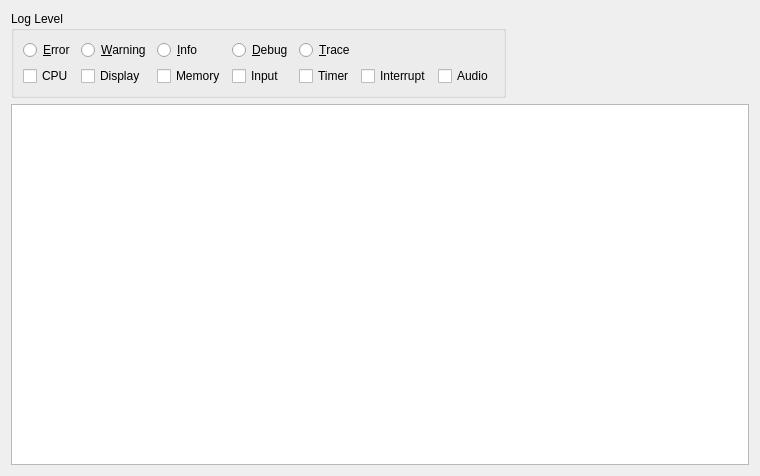
<?xml version="1.0" encoding="UTF-8"?>
<ui version="4.0">
 <class>LogWindow</class>
 <widget class="QDialog" name="LogWindow">
  <property name="geometry">
   <rect>
    <x>0</x>
    <y>0</y>
    <width>760</width>
    <height>476</height>
   </rect>
  </property>
  <property name="windowTitle">
   <string>Log Window</string>
  </property>
  <layout class="QGridLayout" name="gridLayout_2">
   <item row="0" column="0">
    <widget class="QGroupBox" name="groupBox">
     <property name="title">
      <string>Log Level</string>
     </property>
     <layout class="QGridLayout" name="gridLayout">
      <item row="1" column="3">
       <widget class="QCheckBox" name="chkInput">
        <property name="text">
         <string>Input</string>
        </property>
       </widget>
      </item>
      <item row="0" column="4">
       <widget class="QRadioButton" name="rbTrace">
        <property name="text">
         <string>&amp;Trace</string>
        </property>
       </widget>
      </item>
      <item row="0" column="0">
       <widget class="QRadioButton" name="rbError">
        <property name="text">
         <string>&amp;Error</string>
        </property>
       </widget>
      </item>
      <item row="1" column="4">
       <widget class="QCheckBox" name="chkTimer">
        <property name="text">
         <string>Timer</string>
        </property>
       </widget>
      </item>
      <item row="0" column="2">
       <widget class="QRadioButton" name="rbInfo">
        <property name="text">
         <string>&amp;Info</string>
        </property>
       </widget>
      </item>
      <item row="1" column="5">
       <widget class="QCheckBox" name="chkInterrupt">
        <property name="text">
         <string>Interrupt</string>
        </property>
       </widget>
      </item>
      <item row="1" column="6">
       <widget class="QCheckBox" name="chkAudio">
        <property name="text">
         <string>Audio</string>
        </property>
       </widget>
      </item>
      <item row="1" column="0">
       <widget class="QCheckBox" name="chkCpu">
        <property name="text">
         <string>CPU</string>
        </property>
       </widget>
      </item>
      <item row="1" column="1">
       <widget class="QCheckBox" name="chkDisplay">
        <property name="text">
         <string>Display</string>
        </property>
       </widget>
      </item>
      <item row="0" column="3">
       <widget class="QRadioButton" name="rbDebug">
        <property name="text">
         <string>&amp;Debug</string>
        </property>
       </widget>
      </item>
      <item row="0" column="1">
       <widget class="QRadioButton" name="rbWarning">
        <property name="text">
         <string>&amp;Warning</string>
        </property>
       </widget>
      </item>
      <item row="1" column="2">
       <widget class="QCheckBox" name="chkMemory">
        <property name="text">
         <string>Memory</string>
        </property>
       </widget>
      </item>
     </layout>
    </widget>
   </item>
   <item row="1" column="0" colspan="2">
    <widget class="QTextEdit" name="txtOutput"/>
   </item>
  </layout>
 </widget>
 <resources/>
 <connections/>
</ui>
